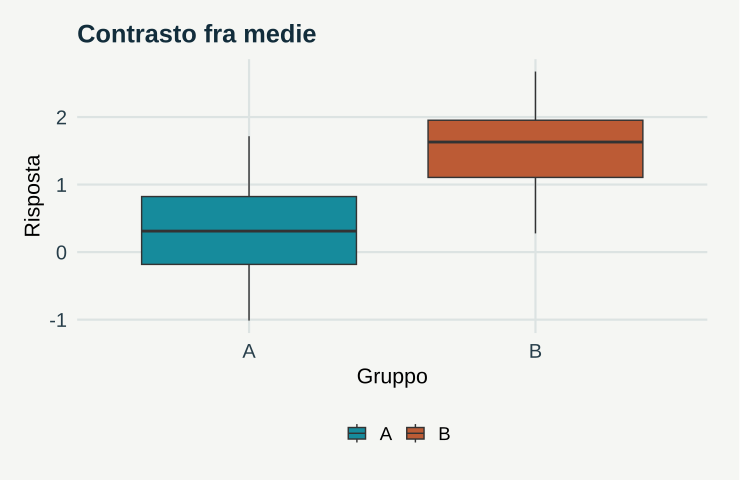

Source code (R):
# GeoStat Lab — funzioni comuni. R >= 4.3; ggplot2 >= 3.4; jsonlite.
suppressPackageStartupMessages(library(ggplot2))
col_geo <- c('#168B9C','#BC5B35','#7054A4','#A17B19','#227864','#64748B')
theme_set(theme_minimal(base_size=17, base_family='sans') + theme(
  plot.background=element_rect(fill='#F5F6F3',colour=NA),
  panel.background=element_rect(fill='#F5F6F3',colour=NA),
  panel.grid.minor=element_blank(),panel.grid.major=element_line(colour='#DCE3E2'),
  plot.title=element_text(size=19,face='bold',colour='#122D3B'),
  plot.subtitle=element_text(size=13,colour='#405560',margin=margin(b=12)),
  axis.text=element_text(size=15,colour='#273E4A'),axis.title=element_text(size=16),
  legend.position='bottom',legend.title=element_blank(),legend.text=element_text(size=14),
  strip.text=element_text(size=15,face='bold'),plot.margin=margin(18,24,18,18)))
metric <- function(...) data.frame(grandezza=names(c(...)),valore=as.character(c(...)),check.names=FALSE)
f <- function(x,d=3) {out<-formatC(x,digits=d,format='fg');out[!is.finite(x)]<-'Non definito';out}
line_plot <- function(d,x='x',y='y',title='',xl=x,yl=y,group=NULL) {
 p<-ggplot(d,aes(x=.data[[x]],y=.data[[y]]))
 if(is.null(group)) p<-p+geom_line(colour=col_geo[1],linewidth=1.05) else p<-p+aes(colour=.data[[group]],group=.data[[group]])+geom_line(linewidth=1)+scale_colour_manual(values=col_geo)
 p+labs(title=title,x=xl,y=yl)
}
point_plot <- function(d,x='x',y='y',title='',xl=x,yl=y,group=NULL) {
 p<-ggplot(d,aes(x=.data[[x]],y=.data[[y]]))
 if(is.null(group))p<-p+geom_point(colour=col_geo[1],size=2.5,alpha=.8) else p<-p+aes(colour=.data[[group]])+geom_point(size=2.7,alpha=.85)+scale_colour_manual(values=col_geo)
 p+labs(title=title,x=xl,y=yl)
}
hist_plot<-function(x,title='',xl='Valore',bins=20)ggplot(data.frame(x=x),aes(x))+geom_histogram(bins=bins,fill=col_geo[1],colour='#F5F6F3')+labs(title=title,x=xl,y='Frequenza')
bar_plot<-function(d,x='gruppo',y='valore',title='',yl='Valore')ggplot(d,aes(x=.data[[x]],y=.data[[y]],fill=.data[[x]]))+geom_col(width=.65)+scale_fill_manual(values=rep(col_geo,length.out=length(unique(d[[x]])) ))+guides(fill='none')+labs(title=title,x=NULL,y=yl)
map_plot<-function(d,z='z',title='',xl='Est [km]',yl='Nord [km]')ggplot(d,aes(x,y,fill=.data[[z]]))+geom_raster()+coord_equal()+scale_fill_gradientn(colours=c('#153F56','#298C9C','#B8CDB2','#F1D889','#AD542F'))+labs(title=title,x=xl,y=yl)
acf_data<-function(x,lag=20){a<-acf(x,lag.max=min(lag,length(x)-1),plot=FALSE);data.frame(x=as.vector(a$lag)[-1],y=as.vector(a$acf)[-1])}
# AR(1), distribuzione marginale stazionaria N(0, 1).
ar_series<-function(n,rho){x<-numeric(n);x[1]<-rnorm(1);for(i in 2:n)x[i]<-rho*x[i-1]+sqrt(1-rho^2)*rnorm(1);x}
# Distanze euclidee in unità metriche già dichiarate; nessuna conversione implicita di CRS.
dist_cross<-function(a,b)sqrt(outer(a[,1],b[,1],'-')^2+outer(a[,2],b[,2],'-')^2)
# Predittore IDW: i punti coincidenti ricevono esattamente il valore osservato.
idw<-function(xy,z,new,power=2){dd<-dist_cross(new,xy);apply(dd,1,function(d)if(any(d<1e-10))mean(z[d<1e-10])else weighted.mean(z,d^(-power)))}
# CART didattico binario: divisioni assiali che minimizzano l'impurità di Gini.
cart_fit<-function(x,y,depth=2,minleaf=4){
 node<-list(p=mean(y),n=length(y));if(depth<1||length(unique(y))<2||length(y)<2*minleaf)return(node)
 best<-Inf
 for(j in seq_len(ncol(x))){v<-sort(unique(x[,j])); if(length(v)<2)next
  for(cut in (head(v,-1)+tail(v,-1))/2){left<-x[,j]<=cut;nl<-sum(left);nr<-sum(!left);if(min(nl,nr)<minleaf)next
   score<-nl*mean(y[left])*(1-mean(y[left]))+nr*mean(y[!left])*(1-mean(y[!left]))
   if(score<best){best<-score;node$j<-j;node$cut<-cut;split<-left}
  }
 }
 if(is.finite(best)){node$left<-cart_fit(x[split,,drop=FALSE],y[split],depth-1,minleaf);node$right<-cart_fit(x[!split,,drop=FALSE],y[!split],depth-1,minleaf)};node
}
cart_predict<-function(tree,x)apply(x,1,function(row){t<-tree;while(!is.null(t$j))t<-if(row[t$j]<=t$cut)t$left else t$right;t$p})

p <- list(delta = 1, n = 12, seed = 17)
set.seed(p$seed)

a <- rnorm(p$n)

b <- rnorm(p$n, p$delta)

data <- data.frame(gruppo = rep(c("A", "B"), each = p$n), valore = c(a, b))

tt <- t.test(b, a)

plots <- list(ggplot(data, aes(gruppo, valore, fill = gruppo)) + geom_boxplot() + scale_fill_manual(values = col_geo) + 
    labs(title = "Contrasto fra medie", x = "Gruppo", y = "Risposta"))

metrics <- metric(`Differenza stimata` = f(mean(b) - mean(a)), `Limite inferiore` = f(tt$conf.int[1]), 
    `Limite superiore` = f(tt$conf.int[2]))
print(metrics,row.names=FALSE)
ggplot2::ggsave('m06-contrasto-B.svg',plots[[1]],device=svglite::svglite,width=7.7,height=5.0,bg='#F8F6F1')
